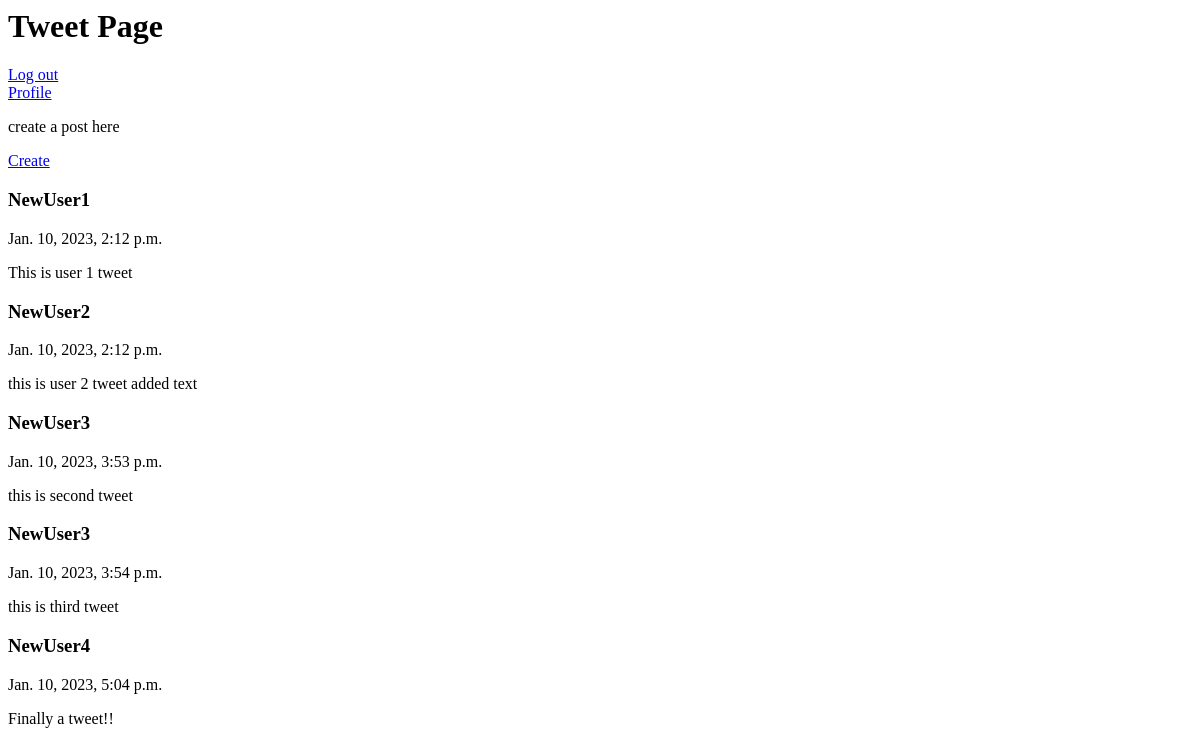
/home/ (signed in), run on an earlier commit of the app's database.
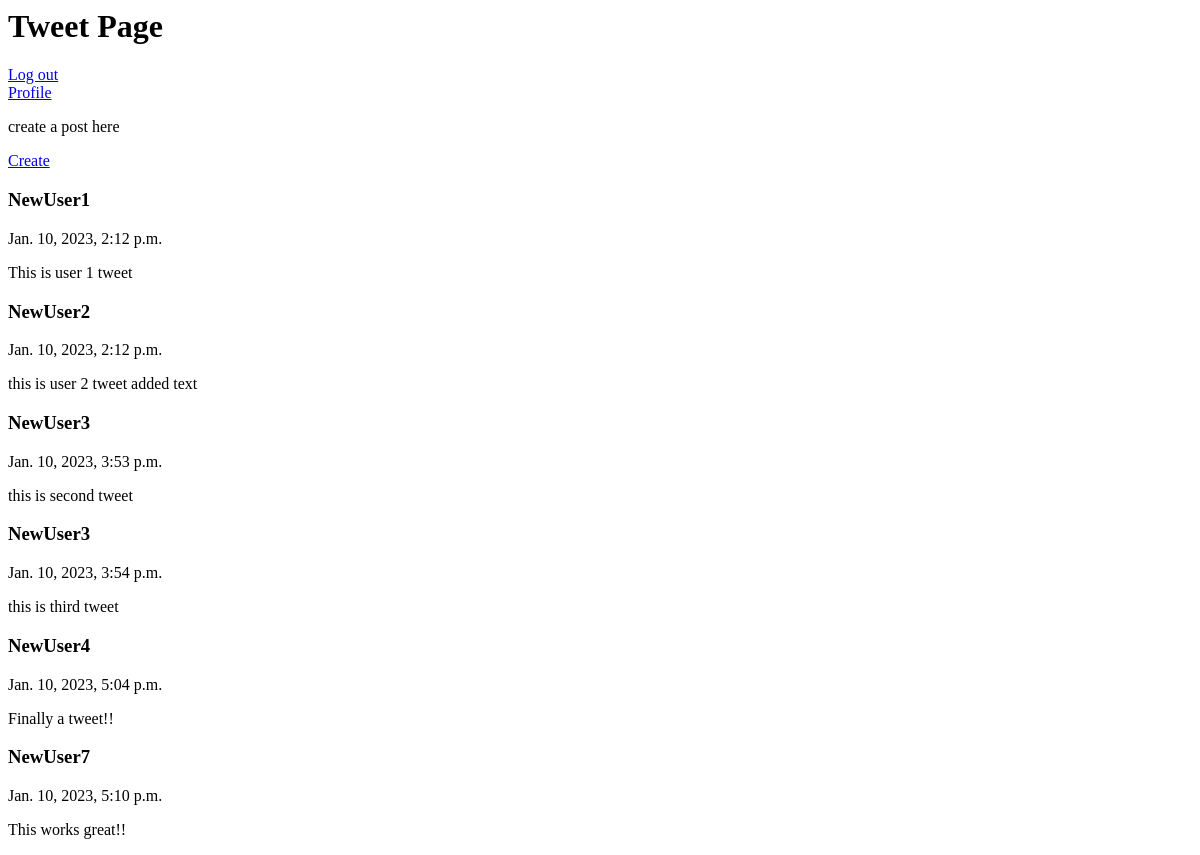
And on a later commit of the database.
### proj1/models.py (models this page shows)
class tweet(models.Model):
    text = models.TextField(max_length= 200, default= '')
    datetime = models.DateTimeField(default=timezone.now)
    uname = models.ForeignKey(User, on_delete=models.CASCADE)

### proj1/views.py (the view)
# urls.py: 2. Add a URL to urlpatterns:  path('', views.home, name='home')
@login_required
def home(request):
    context = {'tweets':tweet.objects.all()}
    return render(request,'proj1/home.html',context)

### proj1/templates/proj1/home.html (shortened to what this page needs)
{% extends 'proj1/base.html' %} {% block content%}
<h1>Tweet Page</h1>
<div>
  {% if user.is_authenticated %}
  <div><a href="/logout">Log out</a></div>
  <div><a href="/profile">Profile</a></div>
  <form method="POST">
    <p>create a post here</p>
    <div><a href="/create">Create</a></div>
  </form>
  {% endif %} {% for tweet in tweets %}
  <h3>{{ tweet.uname}}</h3>
  <p>{{tweet.datetime}}</p>
  <p>{{tweet.text}}</p>
   {% endfor %}
</div>
{% endblock content%}

### proj1/templates/proj1/base.html (shortened to what this page needs)
<html>
  <head> </head>
  <body>
    {% block content%} {% endblock content%}
  </body>
</html>

What changed in the data, as far as the page shows it:
added tweet: uname "NewUser7", datetime "Jan. 10, 2023, 5:10 p.m.", text "This works great!!"
